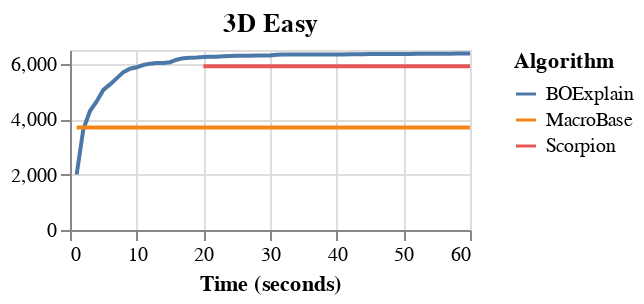

The notebook cell saved with this chart:
### Code cell
import altair as alt
alt.data_transformers.disable_max_rows()
from json import loads

df_scorp = pd.DataFrame({"Algorithm": ["Scorpion"] * 600})
df_scorp["Time (seconds)"] = list(range(1, 61)) * 10
df_scorp["Value"] = 5910.9467204239545 # synth3d_easy
df_scorp.loc[df_scorp["Time (seconds)"] <= 19, "Value"] = np.nan

df_mb = pd.DataFrame({"Algorithm": ["MacroBase"] * 600})
df_mb["Time (seconds)"] = list(range(1, 61)) * 10
df_mb["Value"] = 3700.209253491158 # synth3d_easy

experiments = {}

fo = open("results/scorpion_synth3d_easy.json", "r")
for i, line in enumerate(fo.readlines()):
    experiments[i] = loads(line)
fo.close()

import re
df = pd.DataFrame({}, columns=["Algorithm", "Time (seconds)", "Value"])
for i in range(len(experiments)):
    df_new = pd.DataFrame.from_dict({"Algorithm": experiments[i]["cat_enc"],
                        "Time (seconds)": list(range(1, experiments[i]["runtime"] + 1)),
                        "Value": experiments[i]["time_array"]},
                                orient='index').T
    df = df.append(df_new)
df = df.explode("Value")
df = df.set_index(['Algorithm']).apply(pd.Series.explode).reset_index()
df = df.append(df_scorp)
df = df.append(df_mb)
df["Algorithm"] = df["Algorithm"].replace({"individual_contribution_warm_start_top1": "BOExplain"})


num_cols = f"{len(experiments[0]['num_cols'])} numerical columns: "
for i, col in enumerate(experiments[0]["num_cols"]):
    num_cols += f"{col} (range {experiments[0]['num_cols_range'][i][0]} to {experiments[0]['num_cols_range'][i][1]}), "
cat_cols = f"{experiments[0]['cat_cols']} categorical columns: "
for i, col in enumerate(experiments[0]["cat_cols"]):
    cat_cols += f"{col} ({experiments[0]['num_cols_n_uniq'][i]} unique values), "

out_str = f"Experiment: {experiments[0]['name']}. Completed {experiments[0]['n_trials']} iterations for {experiments[0]['runs']} runs. Search space includes "

if len(experiments[0]['num_cols']) > 0:
    out_str += num_cols
    if len(experiments[0]['cat_cols']) > 0:
        out_str += "and "

if len(experiments[0]['cat_cols']) > 0:
    out_str += cat_cols

out_str = f"{out_str[:-2]}."

out_lst = [line.strip() for line in re.findall(r'.{1,140}(?:\s+|$)', out_str)]

line = alt.Chart(df, title="3D Easy").mark_line().encode(
    x='Time (seconds)',
    y=alt.Y('mean(Value)',  title=None),# scale=alt.Scale(domain=[0, 1900])),
    color="Algorithm",
).properties(
#     title=out_lst, #{"text": out_lst, "subtitle": ""}
    width=200,
    height=90
)
band = alt.Chart(df).mark_errorband(extent='stdev').encode(
    x='Time (seconds)',
    y=alt.Y('Value', title=None),#'Mean Objective Function Value'),# scale=alt.Scale(domain=[0, 1900])),
    color="Algorithm"
)
chart3 = line #+ band
# chart = chart.configure_title(
#     anchor='start',
# )
# chart.configure_legend(
#     orient='none',
#     legendX=280,
#     legendY=235,
#     symbolSize=150,
#     title=None,
#     offset=-5,
#     columns=4
# )
chart3

### Figure 1 — Vega-Lite specification as saved in the notebook (floating-point values rounded to 4 significant figures; data arrays with more than 128 entries replaced by an {"elided": "..."} marker saying what was removed)
{"config": {"view": {"continuousWidth": 400, "continuousHeight": 300}}, "data": {"name": "data-12a2b376a56f2cee9f4aceca02481d73"}, "mark": "line", "encoding": {"color": {"type": "nominal", "field": "Algorithm"}, "x": {"type": "quantitative", "field": "Time (seconds)"}, "y": {"type": "quantitative", "aggregate": "mean", "field": "Value", "title": null}}, "height": 90, "title": "3D Easy", "width": 200, "$schema": "https://vega.github.io/schema/vega-lite/v4.8.1.json", "datasets": {"data-12a2b376a56f2cee9f4aceca02481d73": {"elided": "1800 records"}}}
